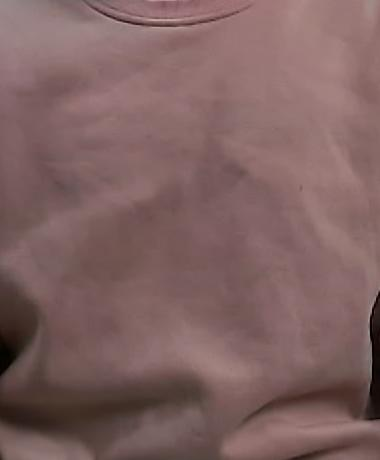
#> input picture processed/cut/Ic.jpg, 380 x 460 px
$ python albedo.py
#> lines starting #> are read from the running program, lines starting #| are printed output that depends on the picture; after the words box and inside, x2 and y2 are one past the last pixel; in counts of white or black regions, pixels touching at a corner belong together
import cv2 as cv
import numpy as np
import matplotlib.pyplot as plt


def hist(img):
    # 显示图像所有颜色直方图，各个颜色直方图
    plt.figure(figsize=(10, 8))

    gray = cv.cvtColor(img, cv.COLOR_BGR2GRAY)
    plt.subplot(2, 2, 1)
    plt.hist(gray.ravel(), 256, [0, 255])  # img.ravel将多维数组变成一维数组
    plt.title('gray')

    plt.subplot(2, 2, 2)
    plt.hist(img[:, :, 0].ravel(), 256, [0, 255], color='blue')  # img.ravel将多维数组变成一维数组
    plt.title('blue')

    plt.subplot(2, 2, 3)
    plt.hist(img[:, :, 1].ravel(), 256, [0, 255], color='green')  # img.ravel将多维数组变成一维数组
    plt.title('green')

    plt.subplot(2, 2, 4)
    plt.hist(img[:, :, 2].ravel(), 256, [0, 255], color='red')  # img.ravel将多维数组变成一维数组
    plt.title('red')
    plt.savefig(r'./result/albedo/new/cut/albedo_hist.jpg')


def grad(img):
    # 利用sobel核进行两个方向的梯度滤波
    sobelx = cv.Sobel(img, cv.CV_64F, 1, 0, ksize=5)
    sobely = cv.Sobel(img, cv.CV_64F, 0, 1, ksize=5)

    cv.imwrite('./result/albedo/new/cut/sobel_x.jpg', sobelx)
    cv.imwrite('./result/albedo/new/cut/sobel_y.jpg', sobely)

    plt.figure()
    plt.subplot(211)
    plt.hist(sobelx.ravel(), 256, [0, 255])
    plt.title('sobelx_hist')
    plt.subplot(212)
    plt.hist(sobely.ravel(), 256, [0, 255])
    plt.title('sobely_hist')

    plt.savefig(r'./result/albedo/new/cut/sobel_hist.jpg')
    return sobelx, sobely

if __name__ == '__main__' :
    img = cv.imread('./processed/cut/Ic.jpg', cv.IMREAD_COLOR)
#> img is the input picture: shape (460, 380, 3); mean B, G, R 97, 97.9, 127
    gray = cv.imread('./processed/cut/B.png', cv.IMREAD_GRAYSCALE)
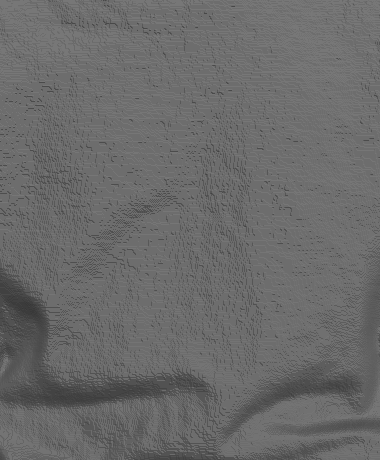
#> input picture processed/cut/B.png, 380 x 460 px
#> gray is the input picture: shape (460, 380); min 55, max 120, mean 105.8
    cv.imwrite('./result/albedo/new/cut/gray.jpg', gray)
    print(img.shape)
#| (460, 380, 3)
    print(gray.shape)
#| (460, 380)

    length = gray.shape[0]
#> length = 460
    width = gray.shape[1]
#> width = 380
    albedo = np.zeros((length, width, 3), np.float32)

    # 排除灰度图中的零点，防止做除法报错
    for j in range(length):
        for k in range(width):
            if gray[j, k] == 0:
                gray[j, k] = 1

    # 本质图像分解计算albedo
    for i in range(3):
        albedo[:, :, i] = img[:, :, i] / gray * 150  # 150是实验得到的参数

    cv.imwrite('./result/albedo/new/cut/albedo.jpg', albedo)
    # albedo三个通道的直方图
    hist(albedo)

    albedo = albedo.astype(np.uint8)
    albedo_gray = cv.cvtColor(albedo, cv.COLOR_BGR2GRAY)
    cv.imwrite('./result/albedo/new/cut/albedo_gray.jpg', albedo_gray)

    # 求xy两个方向的梯度
    sobelx, sobely = grad(albedo_gray)
#> in grad, `sobelx = cv.Sobel(img, cv.CV_64F, 1, 0, ksize=5)`:
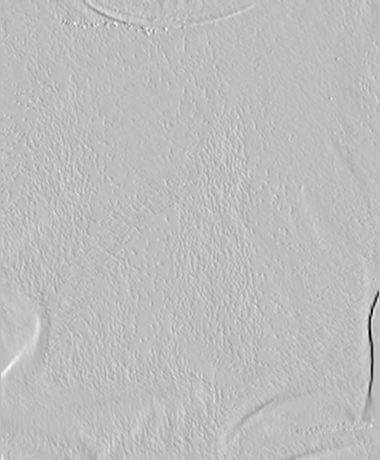
#> sobelx: shape (460, 380) float64; min -10606, max 3653, mean 0.2; drawn with min black and max white
#> in grad, `cv.imwrite('./result/albedo/new/cut/sobel_x.jpg', sobelx)`:
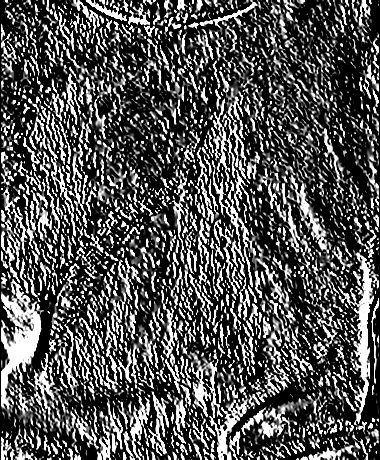
#> saved as sobel_x.jpg: shape (460, 380); min 0, max 255, mean 82.3
#> in grad, `cv.imwrite('./result/albedo/new/cut/sobel_y.jpg', sobely)`:
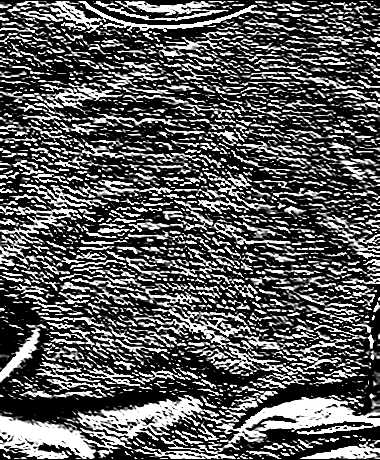
#> saved as sobel_y.jpg: shape (460, 380); min 0, max 255, mean 88.6
#> in grad, `plt.savefig(r'./result/albedo/new/cut/sobel_hist.jpg')`:
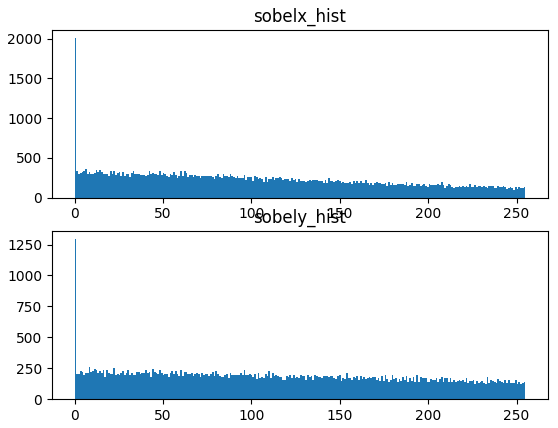
#> figure drawn by matplotlib, 2 panels; panel 1: tallest bar 2012 high, from x = 0 to 0.996; panel 2: tallest bar 1293 high, from x = 0 to 0.996

    # 设定特定的阈值进行二值化（50为参数）
    ret, binary_x = cv.threshold(sobelx, 0, 255, cv.THRESH_BINARY_INV)
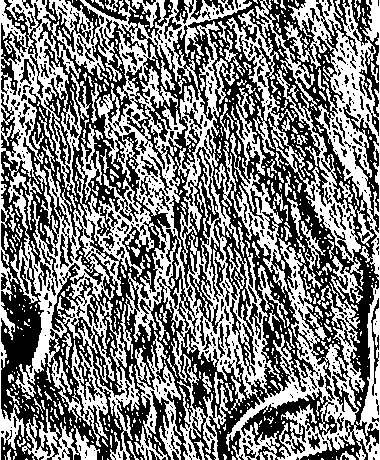
#> binary_x: shape (460, 380) float64; 49% white; 658 white regions (513 under 20 px), largest, box (x1, y1, x2, y2) and area: (0, 0, 380, 460) 64171, (226, 9, 364, 304) 5335, (134, 331, 182, 460) 2303
    cv.imwrite('./result/albedo/new/cut/binary_x.jpg', binary_x)

    # 设定特定的阈值
    ret, binary_y = cv.threshold(sobely, 0, 255, cv.THRESH_BINARY_INV)
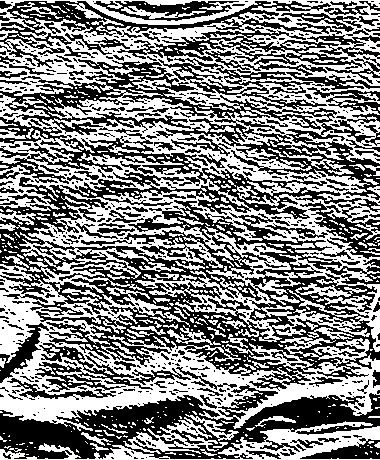
#> binary_y: shape (460, 380) float64; 51% white; 653 black regions (494 under 20 px), largest, box (x1, y1, x2, y2) and area: (0, 177, 380, 391) 25626, (0, 384, 380, 459) 12283, (0, 59, 380, 200) 10298
    cv.imwrite('./result/albedo/new/cut/binary_y.jpg', binary_y)
